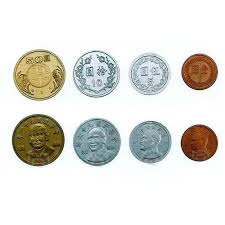
#> input picture pic/coin.jpg, 225 x 225 px, found by its file name
$ python main.py
#> lines starting #> are read from the running program, lines starting #| are printed output that depends on the picture; after the words box and inside, x2 and y2 are one past the last pixel; in counts of white or black regions, pixels touching at a corner belong together
import cv2
import numpy as np


total = 0  # 初始化總金額為 0
count = {"50": 0, "10": 0, "5": 0, "1": 0}


# 硬幣判斷
def coinPrice(r: int) -> int:
    """
    根據硬幣的半徑判斷其面值。

    Args:
        r (int): 硬幣的半徑。

    Returns:
        int: 硬幣的面值（以元計）。
    """
    price = 0
    if r > 55:  # 半徑大於 55 的硬幣面值為 50 元
        price = 50
        count["50"] += 1
    elif r < 55 and r > 49:  # 半徑介於 50 和 55 之間的硬幣面值為 10 元
        price = 10
        count["10"] += 1
    elif r < 49 and r > 42:  # 半徑介於 43 和 49 之間的硬幣面值為 5 元
        price = 5
        count["5"] += 1
    elif r < 42 and r > 30:  # 半徑介於 31 和 42 之間的硬幣面值為 1 元
        price = 1
        count["1"] += 1
    return price


# 讀取影像
coin = cv2.imread("coin.jpg")  # 讀取名為 coin.jpg 的影像檔
#> coin is the input picture: shape (225, 225, 3); mean B, G, R 218.8, 224.2, 224.8
coin = cv2.resize(coin, (500, 500))  # 將影像調整為 500x500 大小
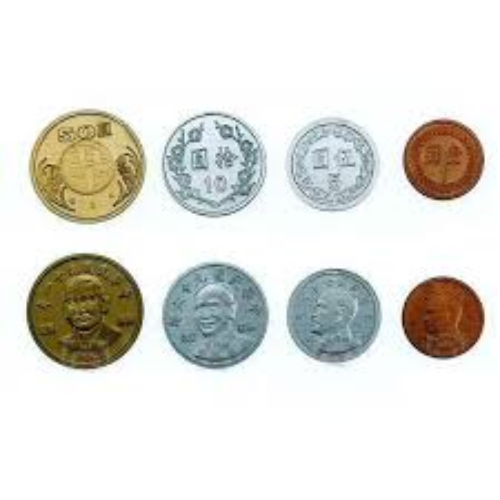
#> coin: shape (500, 500, 3); mean B, G, R 218.8, 224.2, 224.7
gray_coin = cv2.cvtColor(coin, cv2.COLOR_BGR2GRAY)  # 將影像轉換為灰階影像
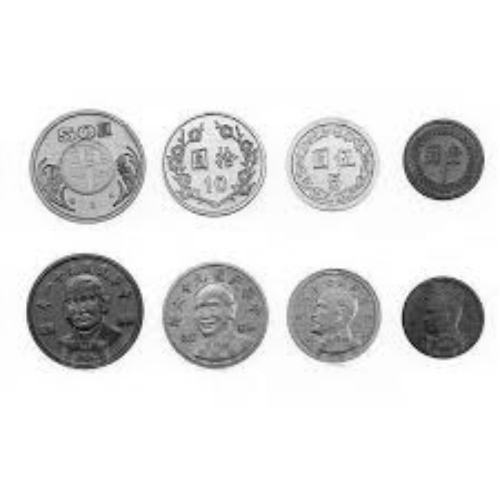
#> gray_coin: shape (500, 500); min 7, max 255, mean 223.7
cv2.imwrite("gray.jpg", gray_coin)  # 將模糊後的影像存為 gray_coin.jpg

# 中值濾波
median = cv2.medianBlur(gray_coin, 17)  # 對灰階影像進行中值模糊，模糊程度為 17
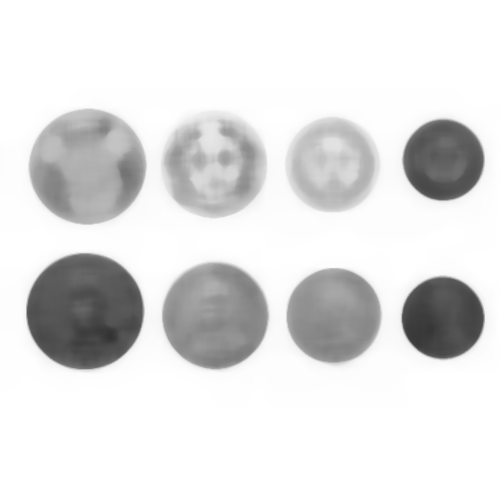
#> median: shape (500, 500); min 51, max 255, mean 225.2
cv2.imwrite("median.jpg", median)  # 將模糊後的影像存為 median.jpg

# 邊緣檢測
Laplacian = cv2.Laplacian(
    median,  # 輸入影像
    ddepth=-1,  # 輸出影像深度（與輸入影像一致）
    ksize=1,  # 核大小（使用 1x1 的濾波器）
    scale=1,  # 邊緣檢測的比例因子
)
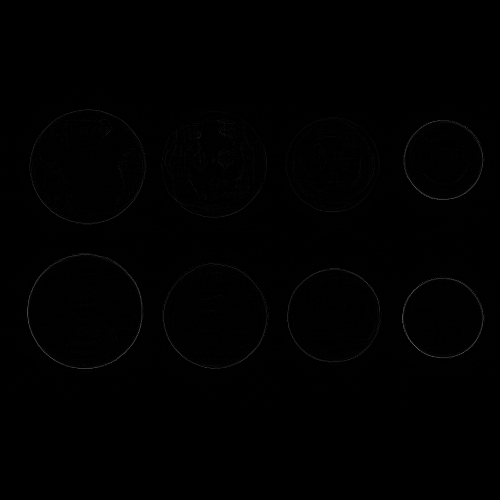
#> Laplacian: shape (500, 500); min 0, max 98, mean 0.6
cv2.imwrite("Laplacian.jpg", Laplacian)  # 將邊緣檢測結果存為 Laplacian.jpg

# 霍夫圓變換檢測圓形
Hough = cv2.HoughCircles(
    Laplacian,  # 邊緣檢測後的影像
    cv2.HOUGH_GRADIENT,  # 使用霍夫梯度法進行圓檢測
    dp=1.2,  # 累積器解析度與輸入影像解析度的比例
    minDist=30,  # 圓心之間的最小距離
    param1=13,  # 邊緣檢測的高閾值
    param2=55,  # 檢測圓的累積器閾值
    minRadius=30,  # 圓半徑的最小值
    maxRadius=100,  # 圓半徑的最大值
)
#> Hough = [[84.6, 311.4, 56.04], [333, 315, 45.12], [213, 163.8, 54], [85.8, 165, 57.24], [215.4, 315, 51.72], [442.2, 316.2, 39.6], [443.4, 160.2, 40.08], [333, 165, 46.08]]

# 如果檢測到圓形
if Hough is not None:
    Hough = np.round(Hough[0, :]).astype("int")  # 將檢測到的圓的參數取整數
#> Hough = [[85, 311, 56], [333, 315, 45], [213, 164, 54], [86, 165, 57], [215, 315, 52], [442, 316, 40], [443, 160, 40], [333, 165, 46]]
    for x, y, r in Hough:  # 遍歷每個檢測到的圓
        cv2.circle(
            coin, (x, y), r, (0, 0, 255), 2
        )  # 在原圖上畫出圓形，顏色為紅色，線寬為 2
        total += coinPrice(r)  # 根據圓的半徑計算面值並累加到總金額
#> this loop made 8 passes
#> (x, y, r, price in coinPrice, total) on passes 1 to 8: (85, 311, 56, 50, 50), (333, 315, 45, 5, 55), (213, 164, 54, 10, 65), (86, 165, 57, 50, 115), (215, 315, 52, 10, 125), (442, 316, 40, 1, 126), (443, 160, 40, 1, 127), (333, 165, 46, 5, 132)
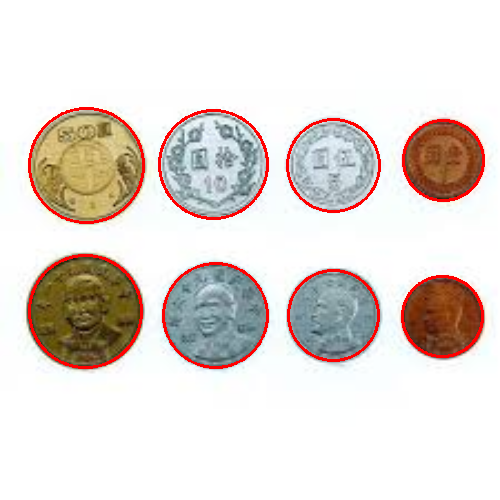
#> coin: shape (500, 500, 3); 2.93% of pixels changed, all inside (x1, y1, x2, y2) = (28, 107, 485, 369)
#> after the loop, total = 132

# 在圖片上顯示總金額
cv2.putText(
    img=coin,  # 輸入影像
    text=f"{total} dollars",  # 要顯示的文字內容
    org=(5, 40),  # 文字位置（左上角）
    fontFace=5,  # 字體類型
    fontScale=1.5,  # 字體大小
    color=(255, 0, 255),  # 字體顏色（紫色）
    thickness=2,  # 字體線條厚度
    lineType=cv2.LINE_AA,  # 抗鋸齒線條
)
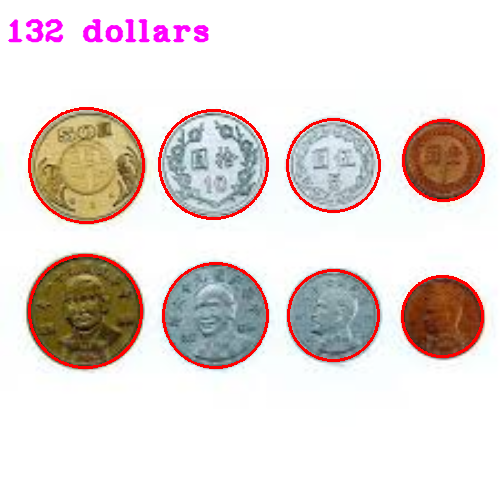
#> coin: shape (500, 500, 3); 1.01% of pixels changed, all inside (x1, y1, x2, y2) = (7, 18, 209, 43)

# 輸出結果
print('硬幣個數')
print(f"50元 : {count['50']} 個\n10元 : {count['10']} 個\n\
5元 : {count['5']} 個\n1元 : {count['1']} 個\n")
print(f"圖片中共 {total} 元")
#| 圖片中共 132 元
cv2.imwrite("output.jpg", coin)  # 將結果存為 output.jpg
